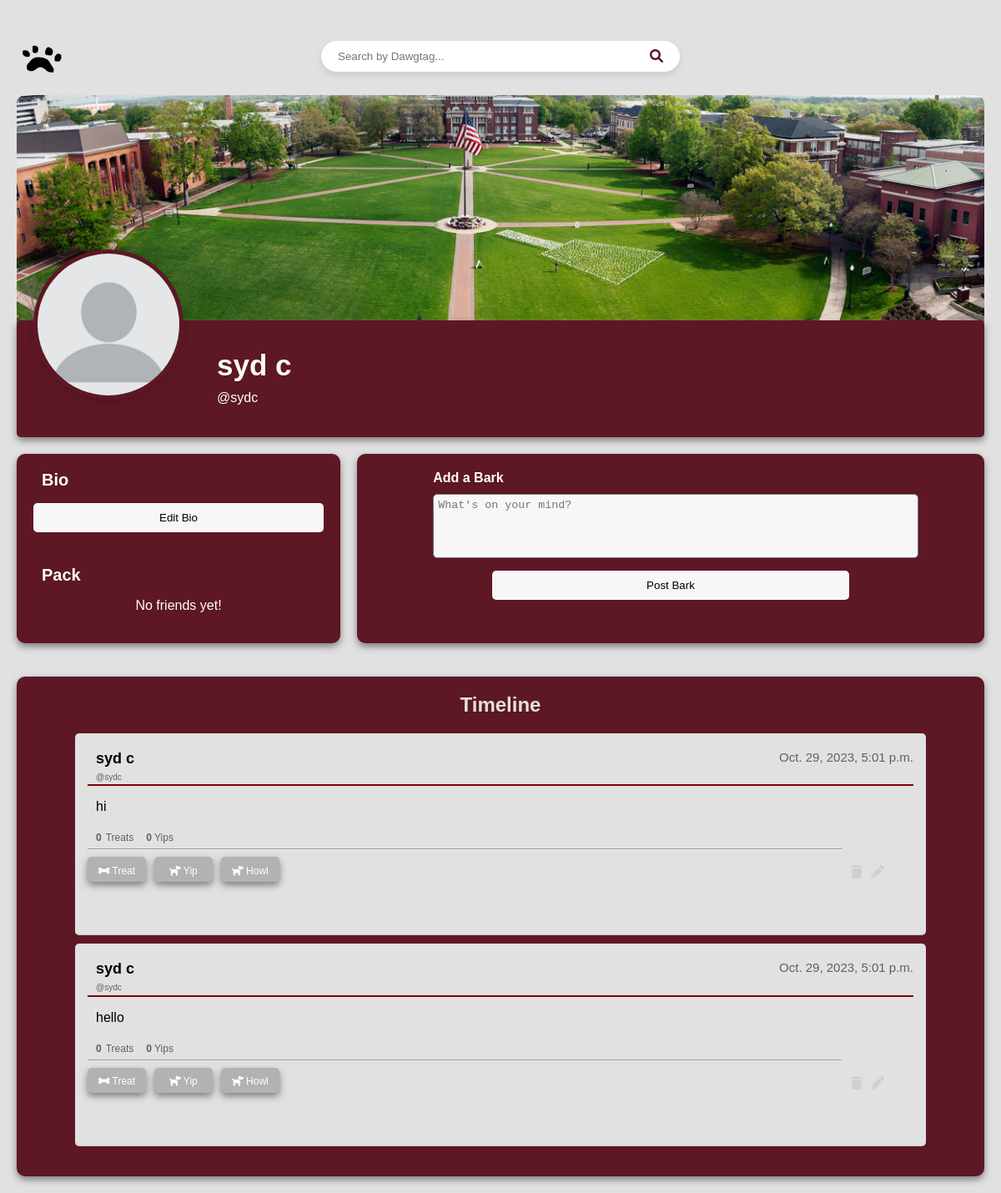
The page /main/profile/sydc/ (signed in) on the database as committed earlier.
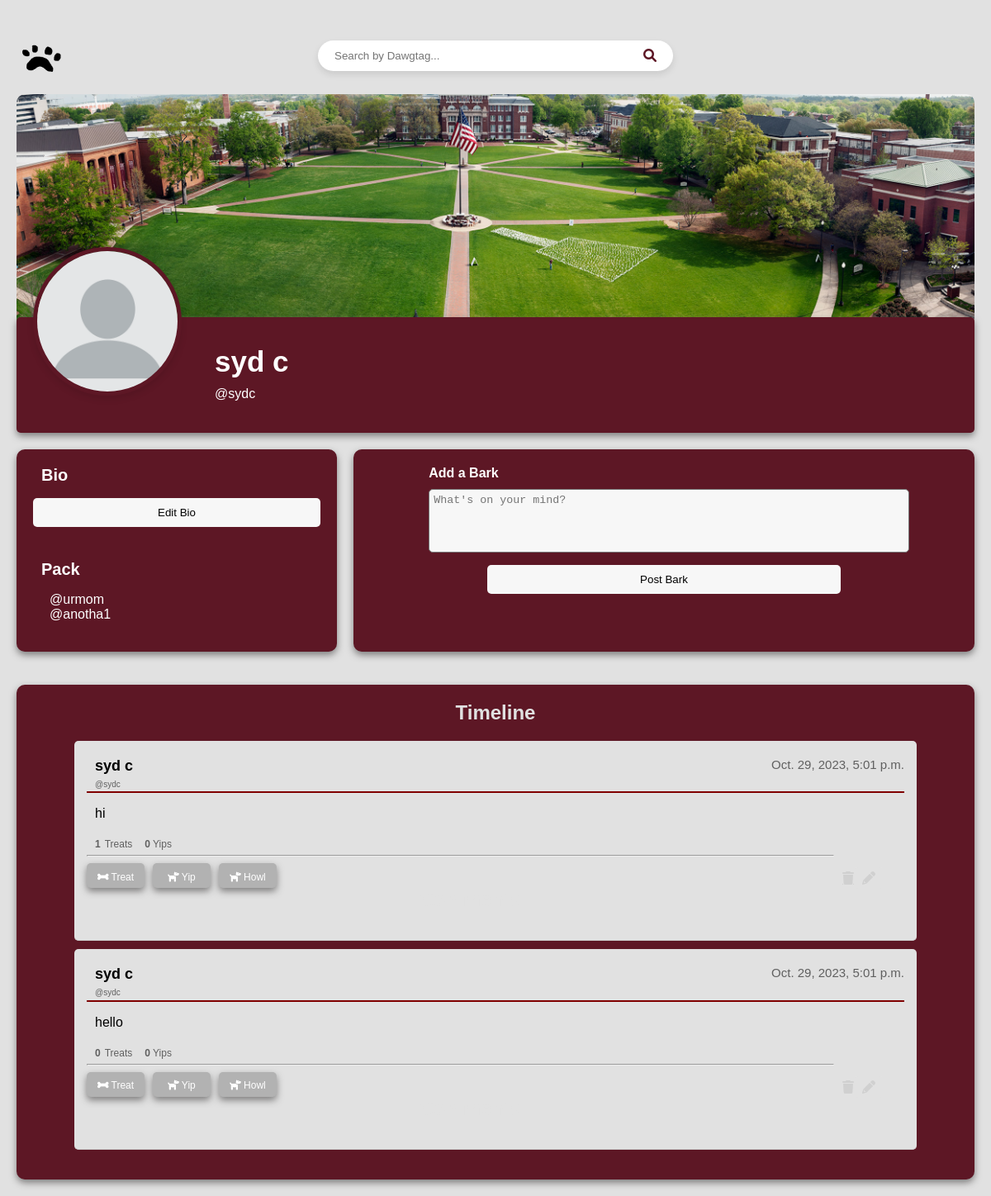
The same page on the database as committed later.
### homepage/models.py (models this page shows, shortened)
class DawgHouseUser(AbstractBaseUser, PermissionsMixin):
    username = models.CharField(unique=True, max_length=30)
    first_name = models.CharField(max_length=30)
    last_name = models.CharField(max_length=30)
    bio = models.TextField(blank=True, max_length=200)
    friends = models.ManyToManyField("self", blank=True)
    is_staff = models.BooleanField(default=False)
    USERNAME_FIELD = "username"
    REQUIRED_FIELDS = ["first_name", "last_name"]
    objects = DawgHouseUserManager()

class Bark(models.Model):
    id = models.UUIDField(primary_key=True, default=uuid.uuid4)
    user = models.ForeignKey(settings.AUTH_USER_MODEL, on_delete=models.CASCADE)
    content = models.TextField()
    timestamp = models.DateTimeField(auto_now_add=True)
    num_likes = models.IntegerField(default=0)
    num_yips = models.IntegerField(default=0)
    num_howls = models.IntegerField(default=0)
    treated_by = models.ManyToManyField(
        DawgHouseUser, related_name="treats_given", blank=True
    )

### homepage/views.py (the view)
# urls.py: path("profile/<str:username>/", views.ProfileView, name="profile"),
def ProfileView(request, username):
    user = get_object_or_404(DawgHouseUser, username=username)
    friends_list = user.friends.all()
    barks = Bark.objects.filter(user=user).order_by("-timestamp")
    context = {"user": user, "barks": barks, "friends_list": friends_list}
    if user == request.user:
        return render(request, "user_profile.html", context)
    elif request.user in user.friends.all():
        return render(request, "friend_view.html", context)
    else:
        return render(request, "non_friend_view.html", context)

### homepage/templates/user_profile.html (shortened to what the changed rows need)
<!DOCTYPE html>
<html>
<head>
    {% load static %}
    <link rel="stylesheet" href="{% static 'profile.css' %}" />
    <link rel="stylesheet" href="https://cdnjs.cloudflare.com/ajax/libs/font-awesome/6.0.0/css/all.min.css">
</head>
<body>
    <div class="profile-content">
      <div class="profile-header">
        <div class="profile-name-bio">
          <h1>{{ user.first_name }} {{ user.last_name }}</h1>
          <p>@{{ user.username }}</p>
        </div>
      </div>
      <div class="profile-layout">
        <div class="bio-container">
          <div class="friends-list">
            <strong>Pack</strong>
            {% if friends_list %}
            <ul>
              {% for friend in friends_list %}
              <li>@{{ friend.username }}</li>
              {% endfor %}
            </ul>
            {% else %}
            <p>No friends yet!</p>
            {% endif %}
          </div>
        </div>
        <div class="barks-container">
          <h2>Timeline</h2>
          <ul>
            {% for bark in barks %}
            <li class="bark">
              <div class="bark-header">
                  <h3>{{ user.first_name }} {{ user.last_name }}</h3>
                  <p class="timestamp">{{ bark.timestamp }}</p>
              </div>
              <h4>@{{ user.username }}</h4>
              <hr color="maroon">
              <div class="bark-content-display">
                <p>{{ bark.content }}</p>
                <i class="fa fa-pencil show-edit-bark-form" aria-hidden="true"></i>
                <a href="{% url 'delete_bark' bark.id %}" class="fa fa-trash delete-bark" onclick="return confirm('Are you sure you want to delete this bark?');" aria-hidden="true"></a>
              </div>
              <div class="counters-container">
                <h4 class="counters-container">
                  <strong>{{ bark.num_likes }}</strong> Treats
                  <span class="comment-counter"><strong>{{ bark.num_yips }}</strong> Yips</span>
                </h4>
              </div>
              <hr>
              <div class="button-container">
                <form action="{% url 'give_treat' bark.id user.username %}" method="post">
                  {% csrf_token %} {% if user in bark.treated_by.all %}
                  <button type="submit" style="background-color: rgb(70, 18, 18)"><i class="fa-solid fa-bone" style="color:white;"></i> Treat</button>
                  {% else %}
                  <button type="submit"><i class="fa-solid fa-bone" style="color:white;"></i> Treat</button>
                  {% endif %}
                </form>
                <button class="show-comment-input" data-bark-id="{{ bark.id }}"><i class="fa-solid fa-dog" style="color:white;"></i> Yip</button>
                <button type="button">
                    <i class="fa-solid fa-dog" style="color:white;"></i> Howl
                </button>
              </div>
                  <div class="comments-container">
                    <h2>Comments</h2>
                </div>
          {% endfor %}
          </ul>
        </div>
      </div>
    </body>
  </html>

Rows that differ between the two databases and show on the page:
now on this page (row edited): DawgHouseUser: username "urmom"
added DawgHouseUser: username "anotha1"
changed Bark "hi": num_likes "0" → "1"
Other text that changed with them:
text no longer shown: "No friends yet!"
